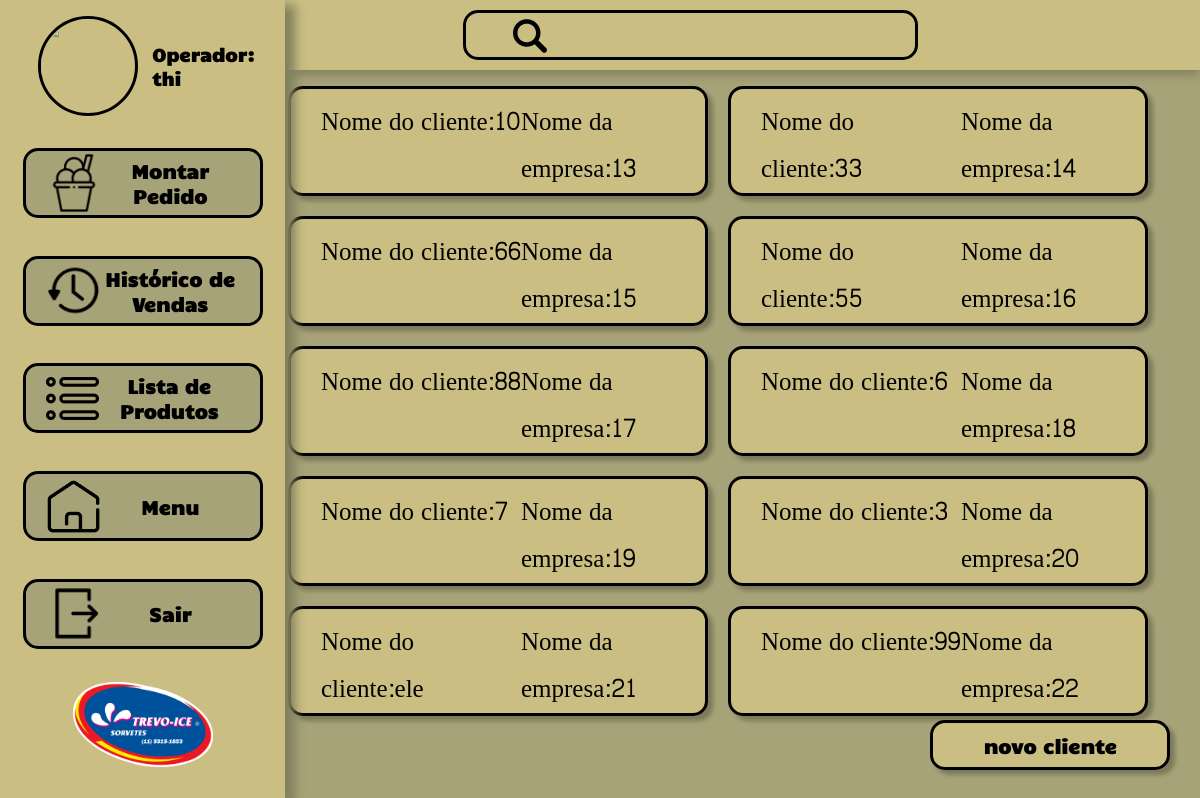
Screenshot of /TCC-main/PHP/listagemcli.php (signed in) with the database file from the repository.
### tables this page shows
CREATE TABLE `cliente` (
  `nome_cli` varchar(255) NOT NULL,
  `apelido_cli` varchar(255) DEFAULT NULL,
  `email_cli` varchar(255) NOT NULL,
  `contato_cli` int(11) NOT NULL,
  `cpf` int(11) DEFAULT NULL,
  `cnpj` int(11) DEFAULT NULL,
  `endereco_cli` varchar(255) NOT NULL,
  `id_cli` int(11) NOT NULL
);

### TCC-main/PHP/listaclifunc.php (called while the page is built)
<?php
$selectconta="SELECT * FROM cliente ORDER BY id_cli asc";
$result = $pdo->prepare($selectconta);
$result->execute();

### TCC-main/PHP/listagemcli.php (the view, shortened to what this page needs)
<?php
include('conexao.php');
include('listaclifunc.php');
?>
<!DOCTYPE html>
<html lang="pt-br">
<head>
    <link rel="stylesheet" type="text/css" href="../CSS/Menu.css">
    <link rel="stylesheet" type="text/css" href="../CSS/listagem.css">
    <link rel="stylesheet" type="text/css" href="../CSS/montarPedido.css">
</head>
<body>
    <div id="abapes" onclick="fechaconf2()">
        <form action="clienteespecf.php" id="pesf" method="POST">
            <input type="text" placeholder="" name="pes" id="pes2">
            <button type="submit" id="env" name="env" value="scr"><img src="../IMG/lupa.png" alt=""></button>
        </form>
    </div>
    <div id="bntliscli">
        <a id="bnt" onclick="novocli()" href="cadcli2.php">
            <div> novo cliente</div>
        </a>
    </div>
    <div id="lista" onclick="fechaconf2()">
        <?php
        while ($linhas_cli = $result->fetch(PDO::FETCH_ASSOC)) {  ?>
            <a href="clienteespecf.php?id=<?php echo $linhas_cli["id_cli"]; ?>">
                <div class="clienteex" type="submit">
                    <p class="INFO"><span class="font">Nome do cliente:<?php echo $linhas_cli["nome_cli"]; ?></span> </p>
                    <p class="INFO"><span class="font">Nome da empresa:<?php echo $linhas_cli["id_cli"]; ?></span> </p>
                </div>
            </a>
        <?php  }; ?>
    </div>
    <div id="menuho" onclick="fechaconf2()">
    <div id="operador">
        <?php
        $avatar = $_SESSION['avatar_session'];
        echo '<img id="icon" src="'.$avatar.'">';
        ?>
            <h1 id="nome">Operador: <?php
                $nome_oper = $_SESSION['nome_session'];
                echo $nome_oper ?></h1>
        </div>
        <a class="sidebtn" href="MontarPedido.php"> <img class="imgbtn" src="../IMG/MP.png">
            <div class="MP"> Montar Pedido</div>
        </a>
        <a class="sidebtn" href="grafico.php"> <img class="imgbtn" src="../IMG/historico.png">
            <div href="#" class="MP">Histórico de Vendas</div>
        </a>
        <a class="sidebtn" href="ProdutosList.php"> <img class="imgbtn" src="../IMG/LP.png">
            <div href="#" class="MP">Lista de Produtos</div>
        </a>
        <a class="sidebtn" href="Menu.php"> <img class="imgbtn" src="../IMG/casinha.png">
            <div href="#" class="MP">Menu</div>
        </a>
        <a class="sidebtn" href="logout.php"> <img class="imgbtn" src="../IMG/EX.png">
            <div href="#" class="MP">Sair</div>
        </a>
        <img src="../IMG/trevoice.png" class="logo" alt="">
    </div>
</body>

### TCC-main/CSS/Menu.css (style rules this page uses)
* { margin: 0px; padding: 0px; box-sizing: border-box; list-style: none; }
body { background: #A6A378; background-repeat: no-repeat; height: 100%; width: 100%; }
#menuho { display: grid; height: 100%; justify-items: center; justify-content: center; background-color: #CABE82; width: 170px; box-shadow: 10px 5px 10px #82805e; z-index: 1; position: fixed; z-index: 6; top: 0; left: 0; overflow-x: hidden; transition: width .5s; }
.MP { display: inline-block; opacity: 0; transition-property: opacity; transition-delay: .0s; transition-duration: .0s; transition-timing-function: linear; }
#operador { display: flex; align-items: center; justify-content: space-evenly; position: sticky; transition-property: width; transition-duration: 1s; transition-timing-function: linear; margin-bottom: 10px; }
.logo { width: 140px; height: auto; }
.sidebtn { display: flex; align-items: center; justify-content: space-between; background: #A6A378; border: 3px solid #000000; border-radius: 15px; width: 100px; height: 70px; margin-top: 5px; padding-left: 20px; padding-right: 20px; position: relative; transition: width 1s; text-decoration: none; }
.imgbtn { width: 55px; }
h1 { font-size: 25px; text-align: top; }
#icon { width: 100px; height: 100px; border-radius: 50px; display: inline-block; transition-duration: 1s; transition-timing-function: linear; object-fit: cover; border: 3px solid black; }
#nome { display: inline-block; opacity: 0; font-size: 0; transition-property: opacity; transition-delay: .0s; transition-duration: .5s; transition-timing-function: linear; }

### TCC-main/CSS/listagem.css (style rules this page uses)
.clienteex { width: 35vw; height: 110px; padding-left: 30px; padding-top: 10px; display: grid; grid-template-columns: 200px 200px; background: #CABE82; border: 3px solid #000000; box-shadow: 5px 5px 4px rgba(0, 0, 0, 0.25); border-radius: 15px; margin-right: 20px; margin-bottom: 20px; text-align: left; text-decoration: none; color: #000; float: left; }
.INFO { padding-bottom: 2px; }
.font { border: none; text-decoration: none; color: #000; background-color: #CABE82; font-family: 'chenla'; font-style: normal; font-size: 25px; }
#lista { margin-left: 18rem; margin-top: 1rem; height: 100%; width: auto; }
#pes2 { float: right; padding: 10px; font-size: 17px; margin-top: 5px; font-size: 1rem; height: auto; width: 70%; margin-bottom: 20px; background-color: #CABE82; border:none; margin-right:15px ; }
#env { background-color: #CABE82; border:none; margin-top: 6px; margin-left:10px; cursor: pointer; }
#pesf { border: 3px solid #000; border-radius: 15px; display: inline-block; height: 50px; width: 455px; }
#abapes { position: sticky; top: 0; text-align: center; padding: 10px; font-family: "Candal"; font-size: 25px; background-color: #CABE82; color: #000; box-shadow: 0px 5px 10px #82805e; width: auto; padding-left: 190px; }
#bntliscli { text-align: right; height: auto; width: 82vw; bottom: 0; right: 0; margin-right: 30px; margin-bottom: 30px; position: fixed; }
#bnt { cursor: pointer; display: inline-block; color: black; font-weight: bold; font-size: 19px; font-family: "Candal"; text-align: center; text-decoration: none; width: 240px; height: 50px; padding-top: 10px; background-color: #CABE82; color: #000; border: 3px solid #000000; box-shadow: 5px 5px 4px rgba(0, 0, 0, 0.25); border-radius: 15px; }
label, input { display: block; width: 100%; text-align: left; }
input { border-bottom: 3px solid #000; padding: 10px; font-size: 15px; height: 30px; width: 425px; margin-bottom: 20px; border-radius: 15px; background-color: #a6a378; }

### TCC-main/CSS/montarPedido.css (style rules this page uses)
#bntliscli { text-align: right; position: fixed; right: 0; bottom: 0; margin-bottom: 30px; margin-right: 30px; }

### rows the page displays
cliente: nome_cli "10", id_cli "13"
cliente: nome_cli "33", id_cli "14"
cliente: nome_cli "66", id_cli "15"
cliente: nome_cli "55", id_cli "16"
cliente: nome_cli "88", id_cli "17"
cliente: nome_cli "6", id_cli "18"
cliente: nome_cli "7", id_cli "19"
cliente: nome_cli "3", id_cli "20"
cliente: nome_cli "ele", id_cli "21"
cliente: nome_cli "99", id_cli "22"

### other values shown
$nome_oper "thi"
